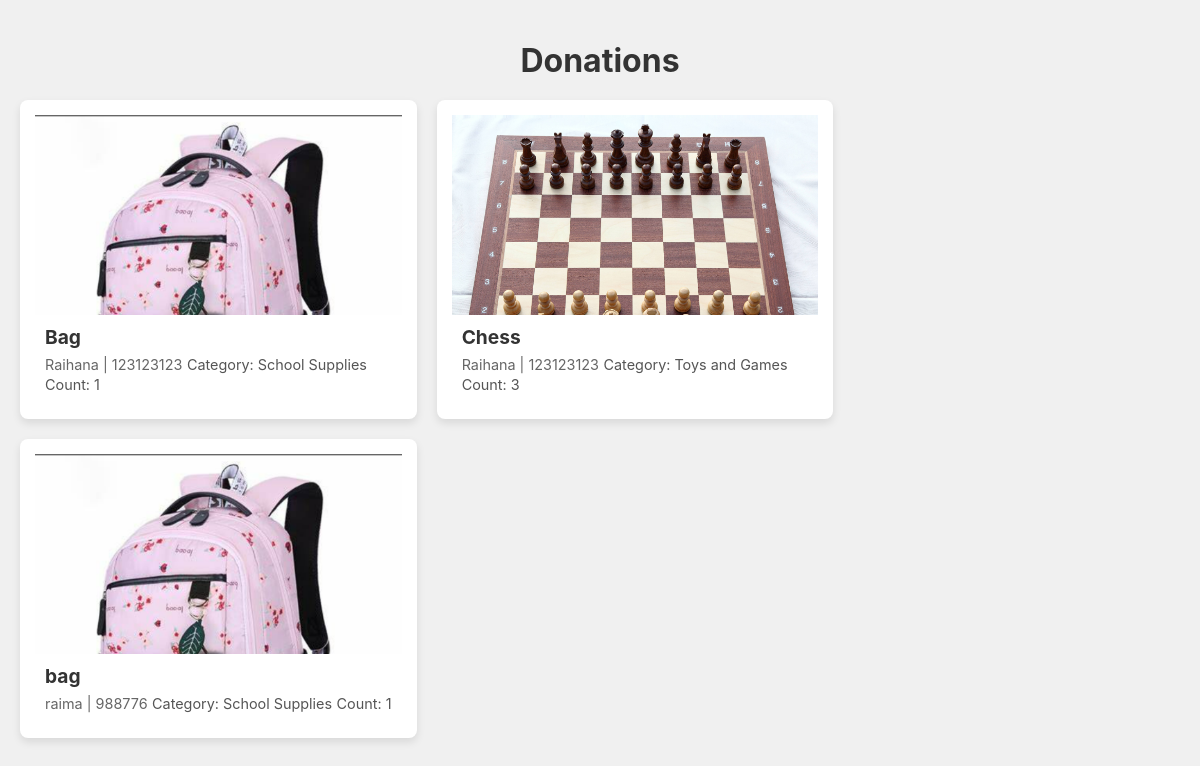
The app's page /viewd/ with its own data.
### hhapp/models.py (models this page shows, shortened)
class Donate(models.Model):
    CLOTHING = 'Clothing'
    HYGIENE_PRODUCTS = 'Hygiene Products'
    SCHOOL_SUPPLIES = 'School Supplies'
    HOUSEHOLD_ITEMS = 'Household items'
    MEDICAL_SUPPLIES = 'Medical Supplies'
    TOYS_AND_GAMES = 'Toys and Games'
    ELECTRONICS = 'Electronics'
    FURNITURE = 'Furniture'
    BOOKS_AND_MAGAZINES = 'Books and Magazines'
    OTHERS = 'Others'
    CATEGORY_CHOICES = [
        (CLOTHING, 'Clothing'),
        (HYGIENE_PRODUCTS, 'Hygiene Products'),
        (SCHOOL_SUPPLIES, 'School Supplies'),
        (HOUSEHOLD_ITEMS, 'Household items'),
        (MEDICAL_SUPPLIES, 'Medical Supplies'),
        (TOYS_AND_GAMES, 'Toys and Games'),
        (ELECTRONICS, 'Electronics'),
        (FURNITURE, 'Furniture'),
        (BOOKS_AND_MAGAZINES, 'Books and Magazines'),
        (OTHERS, 'Others'),
    ]
    id = models.AutoField(primary_key=True)
    donor = models.ForeignKey(Donor, on_delete=models.CASCADE, to_field='email')
    name = models.CharField('Donation Name', max_length=100)
    category = models.CharField(max_length=20, choices=CATEGORY_CHOICES, default=OTHERS)
    count = models.PositiveIntegerField('Item Count')
    image = models.ImageField(upload_to='donation_images/', blank=True, null=True)

class Donor(models.Model):
    MALE = 'M'
    FEMALE = 'F'
    GENDER_CHOICES = [
        (MALE, 'Male'),
        (FEMALE, 'Female'),
    ]
    email = models.EmailField('Email Address', primary_key=True)
    password = models.CharField('Password', max_length=100)
    name = models.CharField('Full Name', max_length=100)
    phone_number = models.CharField('Phone Number', max_length=15)
    dob = models.DateField('Date of Birth')
    gender = models.CharField(max_length=1, choices=GENDER_CHOICES, default=MALE)

### hhapp/views.py (the view)
# urls.py: path('viewd/',views.viewd,name='viewd'),
def viewd(request):
    donations= Donate.objects.all
    context={'donations':donations}
    return render(request, 'viewd.html',context)

### hhapp/templates/viewd.html (shortened to what this page needs)
{% load static %}
<!DOCTYPE html>
<html lang="en">
<head>
    <link rel="stylesheet" href="{% static 'viewd.css' %}">
</head>
<body>
    <div class="container">
        <h1>Donations</h1>
        <div class="card-container">
            {% for donation in donations %}
            <div class="card">
                <div class="image">
                    <img src="{{ donation.image.url }}" alt="{{ donation.name }}">
                </div>
                <div class="details">
                    <span class="donation-name">{{ donation.name }}</span>
                    <span class="donor-info">{{ donation.donor.name }} | {{ donation.donor.phone_number }}</span>
                    <span class="category">Category: {{ donation.category }}</span>
                    <span class="count">Count: {{ donation.count }}</span>
                </div>
            </div>
            {% endfor %}
        </div>
    </div>
</body>
</html>

### hhapp/static/viewd.css (style rules this page uses)
body { font-family: 'Inter', sans-serif; background-color: #f0f0f0; margin: 0; padding: 0; }
.container { max-width: 1200px; margin: 0 auto; padding: 20px; }
h1 { text-align: center; margin-bottom: 20px; color: #333; }
.card-container { display: flex; flex-wrap: wrap; gap: 20px; }
.card { background-color: #fff; box-shadow: 0 4px 8px rgba(0, 0, 0, 0.1); border-radius: 8px; overflow: hidden; width: calc(33.33% - 20px); padding: 15px; }
.image { height: 200px; overflow: hidden; }
.image img { width: 100%; height: auto; object-fit: cover; }
.details { padding: 10px; }
.donation-name { font-size: 1.2rem; font-weight: bold; color: #333; display: block; margin-bottom: 5px; }
.donor-info { color: #666; font-size: 0.9rem; margin-bottom: 5px; }
.category, .count { color: #555; font-size: 0.9rem; }

### records on screen
Donate: image (picture), name "Bag", donor.name "Raihana", donor.phone_number "123123123", category "School Supplies", count "1"
Donate: image (picture), name "Chess", donor.name "Raihana", donor.phone_number "123123123", category "Toys and Games", count "3"
Donate: image (picture), name "bag", donor.name "raima", donor.phone_number "988776", category "School Supplies", count "1"
